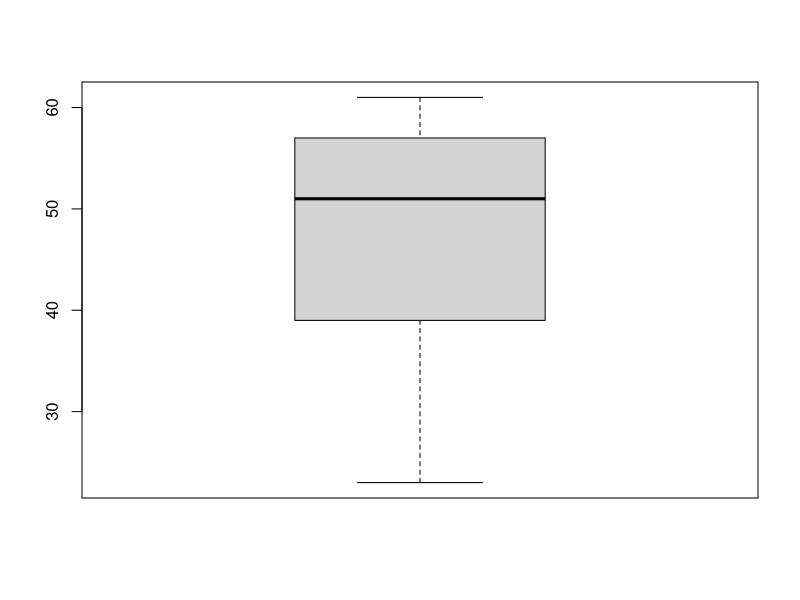
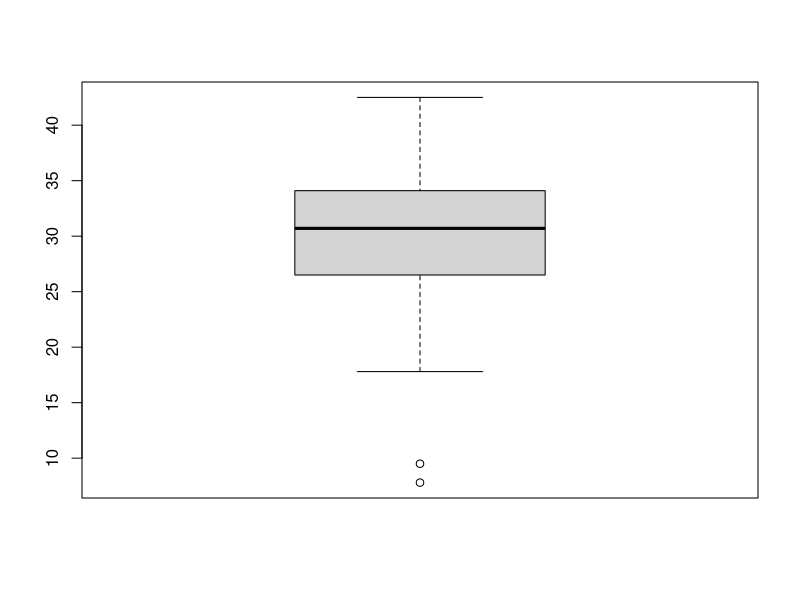
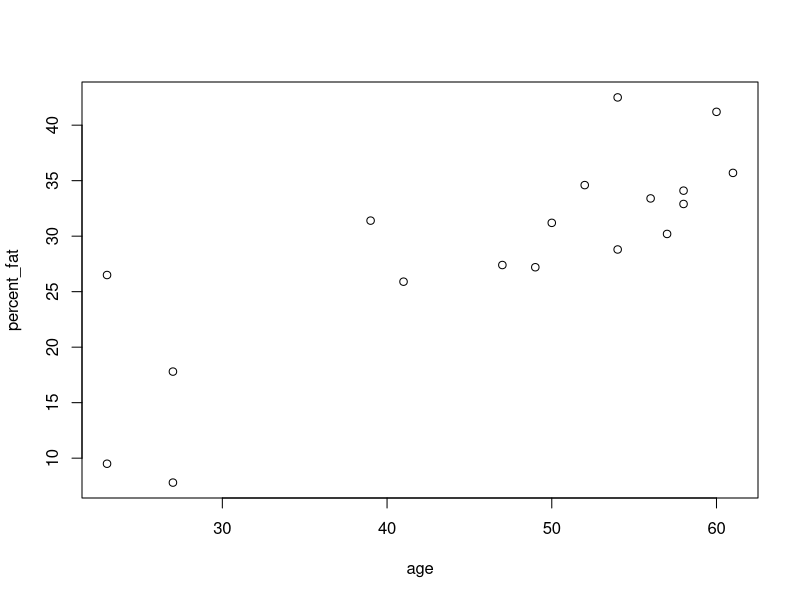

Write the R code that produced these figures, in order.
#Lab: 0
#Team: 6
#Team Members:
  # 

# Input age infomation
age <- c(23, 23, 27, 27, 39, 41, 47, 49, 50, 
         52, 54, 54, 56, 57, 58, 58, 60, 61)
# Input fat percentage  information
percent_fat <-c(9.5, 26.5, 7.8, 17.8, 31.4, 25.9, 27.4, 27.2, 31.2,
                34.6, 42.5, 28.8, 33.4, 30.2, 34.1, 32.9, 41.2, 35.7)

# Creating the dataframe
hospital_test = data.frame(age, percent_fat)
hospital_test

# Calculate the five-number summary, 
# mean and standard deviation
summary(hospital_test)
sd_age = sd(age)
sd_age
sd_percent_fat = sd(percent_fat)
sd_percent_fat

# Boxplot for age
boxplot(age)

# Boxplot for %fat
boxplot(percent_fat)

# Scatter plot with both variables
plot(age,percent_fat)
